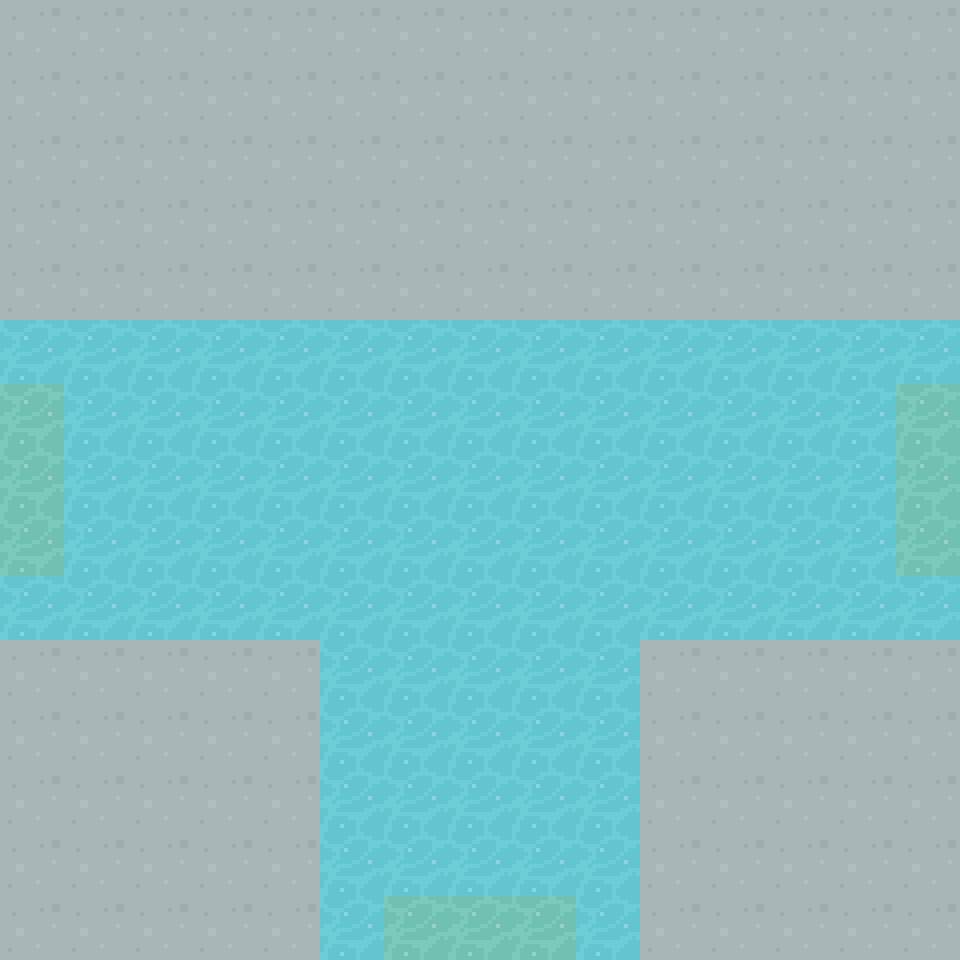

Tiled map render using the project's own tile images. Description and the whole map definition, tile-layer contents included, below:
An orthogonal 15x15 tile map with 64x64 px tiles, 1 tile layer (Tile Layer 1) and 3 objects (WEST, EAST, SOUTH).

<map version="1.5" tiledversion="1.5.0" orientation="orthogonal" renderorder="right-down" width="15" height="15" tilewidth="64" tileheight="64" infinite="0" nextlayerid="3" nextobjectid="4">
 <tileset firstgid="1" source="../64TilesheetDungeon.tsx" />
 <layer id="1" name="Tile Layer 1" width="15" height="15">
  <data encoding="csv">
68,68,68,68,68,68,68,68,68,68,68,68,68,68,68,
68,68,68,68,68,68,68,68,68,68,68,68,68,68,68,
68,68,68,68,68,68,68,68,68,68,68,68,68,68,68,
68,68,68,68,68,68,68,68,68,68,68,68,68,68,68,
68,68,68,68,68,68,68,68,68,68,68,68,68,68,68,
321,321,321,321,321,321,321,321,321,321,321,321,321,321,321,
326,321,321,321,321,321,321,321,321,321,321,321,321,321,326,
326,321,321,321,321,321,321,321,321,321,321,321,321,321,326,
326,321,321,321,321,321,321,321,321,321,321,321,321,321,326,
321,321,321,321,321,321,321,321,321,321,321,321,321,321,321,
68,68,68,68,68,321,321,321,321,321,68,68,68,68,68,
68,68,68,68,68,321,321,321,321,321,68,68,68,68,68,
68,68,68,68,68,321,321,321,321,321,68,68,68,68,68,
68,68,68,68,68,321,321,321,321,321,68,68,68,68,68,
68,68,68,68,68,321,326,326,326,321,68,68,68,68,68
</data>
 </layer>
 <objectgroup id="2" name="Object Layer 1">
  <object id="1" name="WEST" x="0" y="384" width="64" height="192" />
  <object id="2" name="EAST" x="896" y="384" width="64" height="192" />
  <object id="3" name="SOUTH" x="384" y="896" width="192" height="64" />
 </objectgroup>
</map>
